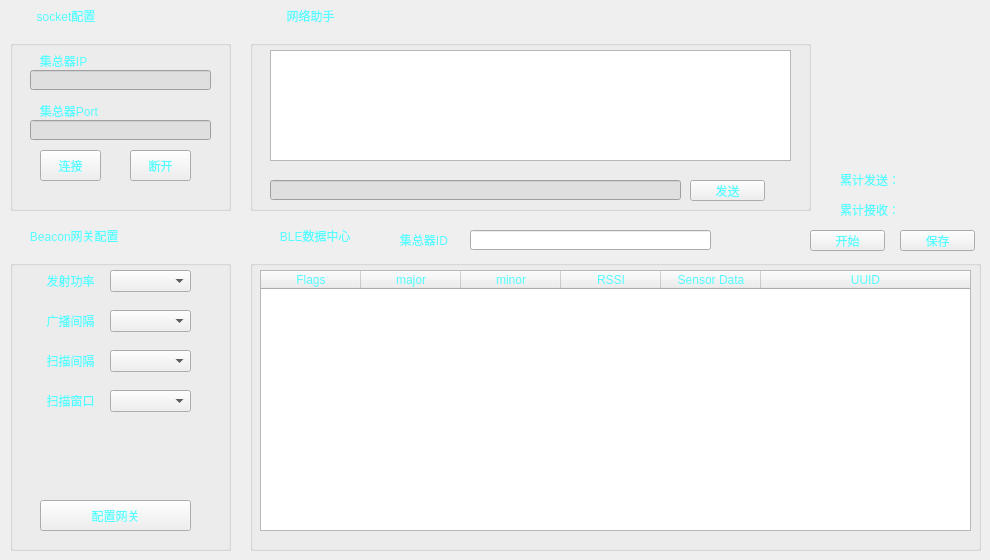
   <widget class="QWidget" name="page2">
    <property name="styleSheet">
     <string notr="true"/>
    </property>
    <widget class="QLabel" name="label_16">
     <property name="geometry">
      <rect>
       <x>30</x>
       <y>0</y>
       <width>101</width>
       <height>31</height>
      </rect>
     </property>
     <property name="styleSheet">
      <string notr="true">
font: 75 12pt &quot;微软雅黑&quot;;
color: rgb(85, 255, 255);</string>
     </property>
     <property name="text">
      <string>  socket配置</string>
     </property>
    </widget>
    <widget class="QGroupBox" name="groupBox3">
     <property name="geometry">
      <rect>
       <x>10</x>
       <y>40</y>
       <width>221</width>
       <height>171</height>
      </rect>
     </property>
     <property name="title">
      <string/>
     </property>
     <widget class="QLabel" name="label_6">
      <property name="geometry">
       <rect>
        <x>20</x>
        <y>10</y>
        <width>91</width>
        <height>21</height>
       </rect>
      </property>
      <property name="styleSheet">
       <string notr="true">font: 10pt &quot;微软雅黑&quot;;
color: rgb(85, 255, 255);</string>
      </property>
      <property name="text">
       <string>   集总器IP</string>
      </property>
     </widget>
     <widget class="QLineEdit" name="lineEdit_ip">
      <property name="geometry">
       <rect>
        <x>20</x>
        <y>30</y>
        <width>181</width>
        <height>20</height>
       </rect>
      </property>
      <property name="styleSheet">
       <string notr="true">background-color: rgb(223, 223, 223);
color: rgb(0, 0, 0);
font: 9pt &quot;微软雅黑&quot;;</string>
      </property>
     </widget>
     <widget class="QLabel" name="label_17">
      <property name="geometry">
       <rect>
        <x>20</x>
        <y>60</y>
        <width>91</width>
        <height>21</height>
       </rect>
      </property>
      <property name="styleSheet">
       <string notr="true">font: 10pt &quot;微软雅黑&quot;;
color: rgb(85, 255, 255);</string>
      </property>
      <property name="text">
       <string>   集总器Port</string>
      </property>
     </widget>
     <widget class="QLineEdit" name="lineEdit_port">
      <property name="geometry">
       <rect>
        <x>20</x>
        <y>80</y>
        <width>181</width>
        <height>20</height>
       </rect>
      </property>
      <property name="styleSheet">
       <string notr="true">background-color: rgb(223, 223, 223);
color: rgb(0, 0, 0);
font: 9pt &quot;微软雅黑&quot;;</string>
      </property>
     </widget>
     <widget class="QPushButton" name="pushButton_disconnect">
      <property name="geometry">
       <rect>
        <x>120</x>
        <y>110</y>
        <width>61</width>
        <height>31</height>
       </rect>
      </property>
      <property name="styleSheet">
       <string notr="true">font: 10pt &quot;微软雅黑&quot;;
color: rgb(85, 255, 255);</string>
      </property>
      <property name="text">
       <string>断开</string>
      </property>
     </widget>
     <widget class="QPushButton" name="pushButton_connect">
      <property name="geometry">
       <rect>
        <x>30</x>
        <y>110</y>
        <width>61</width>
        <height>31</height>
       </rect>
      </property>
      <property name="styleSheet">
       <string notr="true">font: 10pt &quot;微软雅黑&quot;;
color: rgb(85, 255, 255);</string>
      </property>
      <property name="text">
       <string>连接</string>
      </property>
     </widget>
    </widget>
    <widget class="QLabel" name="label_18">
     <property name="geometry">
      <rect>
       <x>20</x>
       <y>220</y>
       <width>161</width>
       <height>31</height>
      </rect>
     </property>
     <property name="styleSheet">
      <string notr="true">font: 75 12pt &quot;微软雅黑&quot;;
color: rgb(85, 255, 255);</string>
     </property>
     <property name="text">
      <string>   Beacon网关配置</string>
     </property>
    </widget>
    <widget class="QGroupBox" name="groupBox4">
     <property name="geometry">
      <rect>
       <x>10</x>
       <y>260</y>
       <width>221</width>
       <height>291</height>
      </rect>
     </property>
     <property name="title">
      <string/>
     </property>
     <widget class="QLabel" name="label_19">
      <property name="geometry">
       <rect>
        <x>30</x>
        <y>10</y>
        <width>71</width>
        <height>21</height>
       </rect>
      </property>
      <property name="styleSheet">
       <string notr="true">font: 10pt &quot;微软雅黑&quot;;
color: rgb(85, 255, 255);</string>
      </property>
      <property name="text">
       <string>  发射功率</string>
      </property>
     </widget>
     <widget class="QComboBox" name="comboBox_power2">
      <property name="geometry">
       <rect>
        <x>100</x>
        <y>10</y>
        <width>81</width>
        <height>22</height>
       </rect>
      </property>
      <property name="styleSheet">
       <string notr="true"/>
      </property>
     </widget>
     <widget class="QPushButton" name="pushButton_startCollector2">
      <property name="geometry">
       <rect>
        <x>30</x>
        <y>240</y>
        <width>151</width>
        <height>31</height>
       </rect>
      </property>
      <property name="styleSheet">
       <string notr="true">font: 10pt &quot;微软雅黑&quot;;
color: rgb(85, 255, 255);</string>
      </property>
      <property name="text">
       <string>配置网关</string>
      </property>
     </widget>
     <widget class="QComboBox" name="comboBox_power2_2">
      <property name="geometry">
       <rect>
        <x>100</x>
        <y>50</y>
        <width>81</width>
        <height>22</height>
       </rect>
      </property>
      <property name="styleSheet">
       <string notr="true"/>
      </property>
     </widget>
     <widget class="QLabel" name="label_27">
      <property name="geometry">
       <rect>
        <x>30</x>
        <y>50</y>
        <width>71</width>
        <height>21</height>
       </rect>
      </property>
      <property name="styleSheet">
       <string notr="true">font: 10pt &quot;微软雅黑&quot;;
color: rgb(85, 255, 255);</string>
      </property>
      <property name="text">
       <string>  广播间隔</string>
      </property>
     </widget>
     <widget class="QComboBox" name="comboBox_power2_3">
      <property name="geometry">
       <rect>
        <x>100</x>
        <y>90</y>
        <width>81</width>
        <height>22</height>
       </rect>
      </property>
      <property name="styleSheet">
       <string notr="true"/>
      </property>
     </widget>
     <widget class="QLabel" name="label_32">
      <property name="geometry">
       <rect>
        <x>30</x>
        <y>90</y>
        <width>71</width>
        <height>21</height>
       </rect>
      </property>
      <property name="styleSheet">
       <string notr="true">font: 10pt &quot;微软雅黑&quot;;
color: rgb(85, 255, 255);</string>
      </property>
      <property name="text">
       <string>  扫描间隔</string>
      </property>
     </widget>
     <widget class="QLabel" name="label_33">
      <property name="geometry">
       <rect>
        <x>30</x>
        <y>130</y>
        <width>71</width>
        <height>21</height>
       </rect>
      </property>
      <property name="styleSheet">
       <string notr="true">font: 10pt &quot;微软雅黑&quot;;
color: rgb(85, 255, 255);</string>
      </property>
      <property name="text">
       <string>  扫描窗口</string>
      </property>
     </widget>
     <widget class="QComboBox" name="comboBox_power2_4">
      <property name="geometry">
       <rect>
        <x>100</x>
        <y>130</y>
        <width>81</width>
        <height>22</height>
       </rect>
      </property>
      <property name="styleSheet">
       <string notr="true"/>
      </property>
     </widget>
    </widget>
    <widget class="QLabel" name="label_20">
     <property name="geometry">
      <rect>
       <x>280</x>
       <y>0</y>
       <width>101</width>
       <height>31</height>
      </rect>
     </property>
     <property name="styleSheet">
      <string notr="true">font: 75 12pt &quot;微软雅黑&quot;;
color: rgb(85, 255, 255);</string>
     </property>
     <property name="text">
      <string>  网络助手</string>
     </property>
    </widget>
    <widget class="QPushButton" name="pushButton_networkClear">
     <property name="geometry">
      <rect>
       <x>750</x>
       <y>10</y>
       <width>51</width>
       <height>31</height>
      </rect>
     </property>
     <property name="toolTip">
      <string>&lt;html&gt;&lt;head/&gt;&lt;body&gt;&lt;p&gt;&lt;span style=&quot; font-size:10pt;&quot;&gt;清空显示&lt;/span&gt;&lt;/p&gt;&lt;/body&gt;&lt;/html&gt;</string>
     </property>
     <property name="text">
      <string/>
     </property>
     <property name="icon">
      <iconset resource="res.qrc">
       <normaloff>:/images/btn/flush.png</normaloff>:/images/btn/flush.png</iconset>
     </property>
     <property name="iconSize">
      <size>
       <width>40</width>
       <height>40</height>
      </size>
     </property>
     <property name="flat">
      <bool>true</bool>
     </property>
    </widget>
    <widget class="QLabel" name="label_21">
     <property name="geometry">
      <rect>
       <x>390</x>
       <y>230</y>
       <width>81</width>
       <height>20</height>
      </rect>
     </property>
     <property name="styleSheet">
      <string notr="true">font: 10pt &quot;微软雅黑&quot;;
color: rgb(85, 255, 255);</string>
     </property>
     <property name="text">
      <string>   集总器ID</string>
     </property>
    </widget>
    <widget class="QTableWidget" name="tableWidget_BLE2">
     <property name="geometry">
      <rect>
       <x>260</x>
       <y>270</y>
       <width>711</width>
       <height>261</height>
      </rect>
     </property>
     <property name="styleSheet">
      <string notr="true">font: 10pt &quot;微软雅黑&quot;;

color: rgb(85, 255, 255);
gridline-color: rgb(85, 170, 255);
border-image: url(:/images/back/back10.jpg);</string>
     </property>
     <attribute name="horizontalHeaderCascadingSectionResizes">
      <bool>true</bool>
     </attribute>
     <attribute name="horizontalHeaderDefaultSectionSize">
      <number>100</number>
     </attribute>
     <attribute name="horizontalHeaderStretchLastSection">
      <bool>true</bool>
     </attribute>
     <column>
      <property name="text">
       <string>Flags</string>
      </property>
     </column>
     <column>
      <property name="text">
       <string>major</string>
      </property>
     </column>
     <column>
      <property name="text">
       <string>minor</string>
      </property>
     </column>
     <column>
      <property name="text">
       <string>RSSI</string>
      </property>
     </column>
     <column>
      <property name="text">
       <string>Sensor Data</string>
      </property>
     </column>
     <column>
      <property name="text">
       <string>UUID</string>
      </property>
     </column>
    </widget>
    <widget class="QPushButton" name="pushButton_startBLE2">
     <property name="geometry">
      <rect>
       <x>810</x>
       <y>230</y>
       <width>75</width>
       <height>21</height>
      </rect>
     </property>
     <property name="styleSheet">
      <string notr="true">font: 10pt &quot;微软雅黑&quot;;
color: rgb(85, 255, 255);</string>
     </property>
     <property name="text">
      <string>开始</string>
     </property>
    </widget>
    <widget class="QPushButton" name="pushButton_saveBLE2">
     <property name="geometry">
      <rect>
       <x>900</x>
       <y>230</y>
       <width>75</width>
       <height>21</height>
      </rect>
     </property>
     <property name="styleSheet">
      <string notr="true">font: 10pt &quot;微软雅黑&quot;;
color: rgb(85, 255, 255);</string>
     </property>
     <property name="text">
      <string>保存</string>
     </property>
    </widget>
    <widget class="QLabel" name="label_bleLED2">
     <property name="geometry">
      <rect>
       <x>330</x>
       <y>250</y>
       <width>31</width>
       <height>31</height>
      </rect>
     </property>
     <property name="styleSheet">
      <string notr="true">border-image: url(:/images/status/redstatus.png);</string>
     </property>
     <property name="text">
      <string/>
     </property>
    </widget>
    <widget class="QLabel" name="label_22">
     <property name="geometry">
      <rect>
       <x>270</x>
       <y>220</y>
       <width>121</width>
       <height>31</height>
      </rect>
     </property>
     <property name="styleSheet">
      <string notr="true">font: 75 12pt &quot;微软雅黑&quot;;
color: rgb(85, 255, 255);</string>
     </property>
     <property name="text">
      <string>   BLE数据中心</string>
     </property>
    </widget>
    <widget class="QLineEdit" name="lineEdit_collectorID2">
     <property name="geometry">
      <rect>
       <x>470</x>
       <y>230</y>
       <width>241</width>
       <height>20</height>
      </rect>
     </property>
     <property name="styleSheet">
      <string notr="true">border-image: url(:/images/back/back10.jpg);
font: 9pt &quot;微软雅黑&quot;;
color: rgb(85, 255, 255);</string>
     </property>
    </widget>
    <widget class="QLabel" name="label_25">
     <property name="geometry">
      <rect>
       <x>840</x>
       <y>170</y>
       <width>60</width>
       <height>20</height>
      </rect>
     </property>
     <property name="styleSheet">
      <string notr="true">font: 10pt &quot;微软雅黑&quot;;
color: rgb(85, 255, 255);</string>
     </property>
     <property name="text">
      <string>累计发送：</string>
     </property>
    </widget>
    <widget class="QLabel" name="label_networkSendNum">
     <property name="geometry">
      <rect>
       <x>910</x>
       <y>170</y>
       <width>60</width>
       <height>20</height>
      </rect>
     </property>
     <property name="styleSheet">
      <string notr="true">font: 10pt &quot;微软雅黑&quot;;
color: rgb(85, 255, 255);</string>
     </property>
     <property name="text">
      <string/>
     </property>
    </widget>
    <widget class="QLabel" name="label_28">
     <property name="geometry">
      <rect>
       <x>840</x>
       <y>200</y>
       <width>60</width>
       <height>20</height>
      </rect>
     </property>
     <property name="styleSheet">
      <string notr="true">font: 10pt &quot;微软雅黑&quot;;
color: rgb(85, 255, 255);</string>
     </property>
     <property name="text">
      <string>累计接收：</string>
     </property>
    </widget>
    <widget class="QLabel" name="label_networkRecvNum">
     <property name="geometry">
      <rect>
       <x>910</x>
       <y>200</y>
       <width>60</width>
       <height>20</height>
      </rect>
     </property>
     <property name="styleSheet">
      <string notr="true">font: 10pt &quot;微软雅黑&quot;;
color: rgb(85, 255, 255);</string>
     </property>
     <property name="text">
      <string/>
     </property>
    </widget>
    <widget class="QLabel" name="label_logo2">
     <property name="geometry">
      <rect>
       <x>840</x>
       <y>50</y>
       <width>101</width>
       <height>121</height>
      </rect>
     </property>
     <property name="styleSheet">
      <string notr="true"/>
     </property>
     <property name="text">
      <string/>
     </property>
    </widget>
    <widget class="QGroupBox" name="groupBox_5">
     <property name="geometry">
      <rect>
       <x>250</x>
       <y>40</y>
       <width>561</width>
       <height>171</height>
      </rect>
     </property>
     <property name="title">
      <string/>
     </property>
     <widget class="QLineEdit" name="lineEdit_sendNetwork">
      <property name="geometry">
       <rect>
        <x>20</x>
        <y>140</y>
        <width>411</width>
        <height>20</height>
       </rect>
      </property>
      <property name="styleSheet">
       <string notr="true">background-color: rgb(223, 223, 223);
color: rgb(0, 0, 0);
font: 9pt &quot;微软雅黑&quot;;</string>
      </property>
     </widget>
     <widget class="QPushButton" name="pushButton_networkSend">
      <property name="geometry">
       <rect>
        <x>440</x>
        <y>140</y>
        <width>75</width>
        <height>21</height>
       </rect>
      </property>
      <property name="styleSheet">
       <string notr="true">font: 10pt &quot;微软雅黑&quot;;
color: rgb(85, 255, 255);</string>
      </property>
      <property name="text">
       <string>发送</string>
      </property>
     </widget>
     <widget class="QTextEdit" name="textEdit_recvNetwork">
      <property name="geometry">
       <rect>
        <x>20</x>
        <y>10</y>
        <width>521</width>
        <height>111</height>
       </rect>
      </property>
      <property name="styleSheet">
       <string notr="true">font: 10pt &quot;微软雅黑&quot;;
color: rgb(85, 255, 255);
border-image: url(:/images/back/back10.jpg);</string>
      </property>
     </widget>
    </widget>
    <widget class="QGroupBox" name="groupBox_6">
     <property name="geometry">
      <rect>
       <x>250</x>
       <y>260</y>
       <width>731</width>
       <height>291</height>
      </rect>
     </property>
     <property name="title">
      <string/>
     </property>
    </widget>
    <widget class="QPushButton" name="pushButton_networkClear2">
     <property name="geometry">
      <rect>
       <x>750</x>
       <y>230</y>
       <width>51</width>
       <height>31</height>
      </rect>
     </property>
     <property name="toolTip">
      <string>&lt;html&gt;&lt;head/&gt;&lt;body&gt;&lt;p&gt;&lt;span style=&quot; font-size:10pt;&quot;&gt;清空显示&lt;/span&gt;&lt;/p&gt;&lt;/body&gt;&lt;/html&gt;</string>
     </property>
     <property name="text">
      <string/>
     </property>
     <property name="icon">
      <iconset resource="res.qrc">
       <normaloff>:/images/btn/flush.png</normaloff>:/images/btn/flush.png</iconset>
     </property>
     <property name="iconSize">
      <size>
       <width>40</width>
       <height>40</height>
      </size>
     </property>
     <property name="flat">
      <bool>true</bool>
     </property>
    </widget>
    <zorder>groupBox_6</zorder>
    <zorder>groupBox_5</zorder>
    <zorder>label_16</zorder>
    <zorder>groupBox3</zorder>
    <zorder>label_18</zorder>
    <zorder>groupBox4</zorder>
    <zorder>label_20</zorder>
    <zorder>pushButton_networkClear</zorder>
    <zorder>label_21</zorder>
    <zorder>tableWidget_BLE2</zorder>
    <zorder>pushButton_startBLE2</zorder>
    <zorder>pushButton_saveBLE2</zorder>
    <zorder>label_bleLED2</zorder>
    <zorder>label_22</zorder>
    <zorder>lineEdit_collectorID2</zorder>
    <zorder>label_25</zorder>
    <zorder>label_networkSendNum</zorder>
    <zorder>label_28</zorder>
    <zorder>label_networkRecvNum</zorder>
    <zorder>label_logo2</zorder>
    <zorder>pushButton_networkClear2</zorder>
   </widget>
